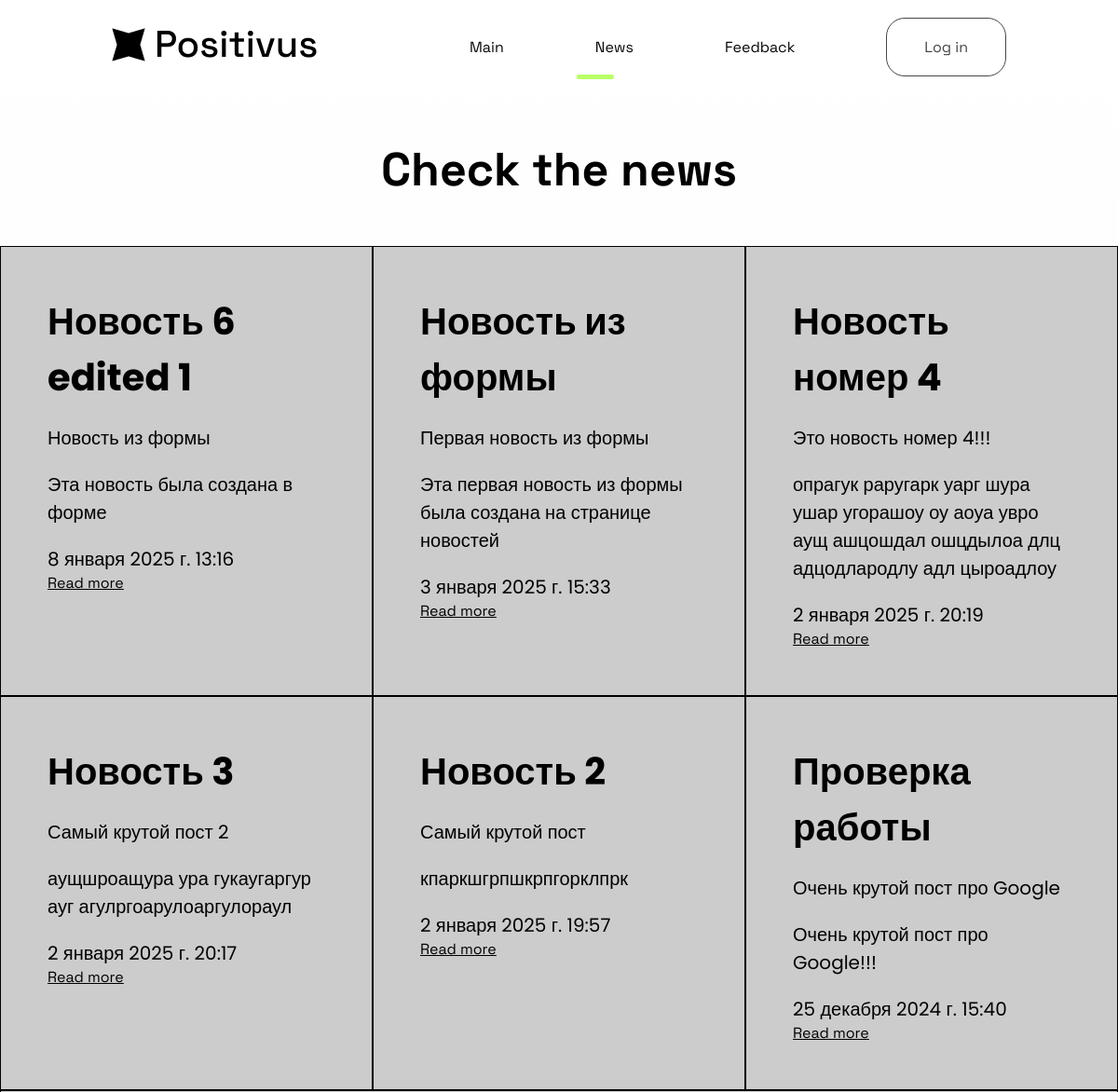
The page /news/ (upper part) on the database as committed earlier.
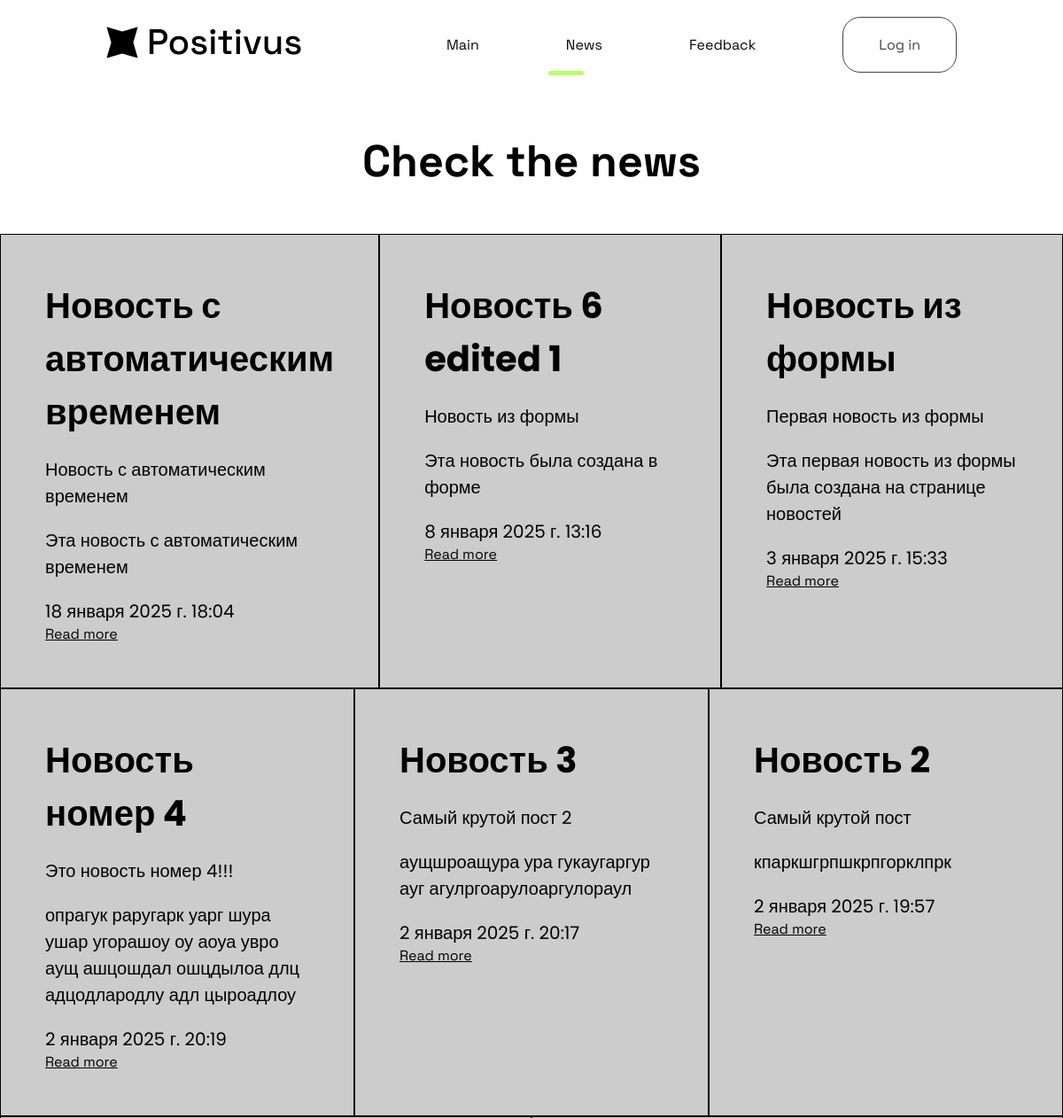
The same page on the database as committed later.
### news/models.py (models this page shows, shortened)
class Articles(models.Model):
    title = models.CharField('News Title', max_length=50)
    anons = models.CharField('News Anons', max_length=250)
    full_text = models.TextField('News Text')
    date = models.DateTimeField('Publication Date', auto_now_add=True)
    class Meta:
        verbose_name = 'Новость'
        verbose_name_plural = 'Новости'

### news/views.py (the view, shortened to what this page needs)
# urls.py: path('', views.news_index, name='news_index'),
def news_index(request):
    error = ''
    news = Articles.objects.order_by('-date')
    form = ArticlesForm()
    data = {
        'title': 'News Page',
        'news': news,
        'form': form,
        'error': error
    }
    return render(request, 'news/news_index.html', data)

### news/templates/news/news_index.html (shortened to what this page needs)
{% extends 'main/layout.html' %}
{% load static %}
{% block content %}
    <div class="wrapper">
        <h1 class="h1">Check the news</h1>
        {% if news %}
            <div class="news">
                {% for el in news %}
                <div class="elem">
                    <h3>{{ el.title }}</h3>
                    <p>{{ el.anons }}</p>
                    <p>{{ el.full_text }}</p>
                    <p>{{ el.date }}</p>
                    <a href="{% url 'news_detail' el.id %}" class="a">Read more</a>
                </div>
                {% endfor %}
        {% else %}
            <p>You have no notes</p>
            </div>
        {% endif %}
    </div>
</div>
{% endblock %}

Rows that differ between the two databases and show on the page:
no longer on this page (row unchanged): Articles: title "Проверка работы", anons "Очень крутой пост про Google", full_text "Очень крутой пост про Google!!!", date "25 декабря 2024 г. 15:40"
added Articles: title "Новость с автоматическим временем", anons "Новость с автоматическим временем", full_text "Эта новость с автоматическим временем", date "18 января 2025 г. 18:04"
